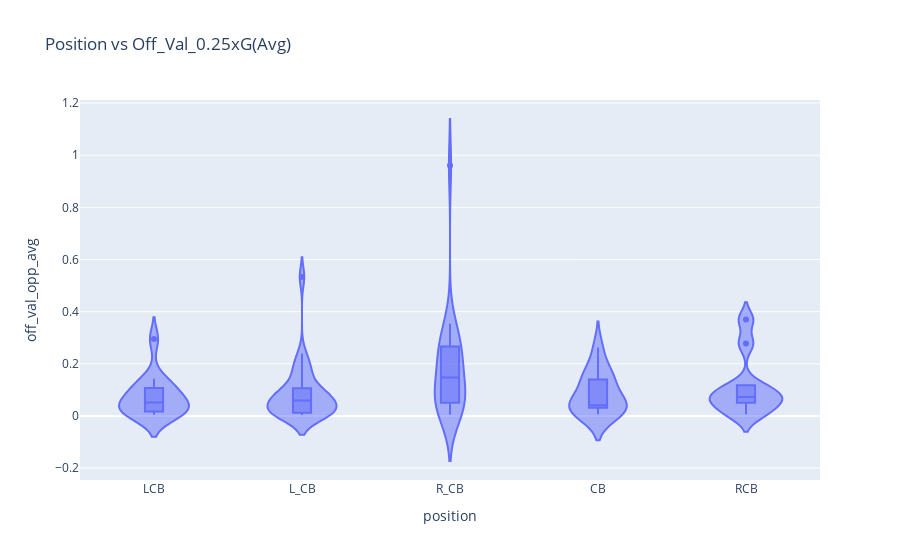

Notebook source saved alongside this figure:
### Code cell
fig = px.violin(df2,
                x='position',
                y='off_val_opp_avg',
                title=r'Position vs Off_Val_0.25xG(Avg)',
                hover_data=['player_name'],
                box=True)
                #points='all')
fig.show()

### Figure 1 — Plotly figure (JSON) as saved in the notebook; plotly's stock layout.template omitted (floating-point values rounded to 4 significant figures)
{"data": [{"alignmentgroup": "True", "box": {"visible": true}, "customdata": [["AaronCresswell"], ["AhmedHegazy"], ["AhmedHegazy"], ["AhmedHegazy"], ["AleksandarDragovic"], ["AlfieMawson"], ["AlfieMawson"], ["AndreasChristensen"], ["AngeloObinzeOgbonna"], ["AntonioRudiger"], ["AntonioRudiger"], ["AshleyWilliams"], ["AymericLaporte"], ["BenMee"], ["BrunoMartinsIndi"], ["CalumChambers"], ["CesarAzpilicuetaTanco"], ["ChrisSmalling"], ["ChrisSmalling"], ["ChrisSmalling"], ["ChristianKabasele"], ["CiaranClark"], ["CiaranClark"], ["ConnorGoldson"], ["DavidLuizMoreiraMarinho"], ["DavinsonSanchezMina"], ["DejanLovren"], ["DejanLovren"], ["EricBertrandBailly"], ["FaustinoMarcosAlbertoRojo"], ["FedericoFernandez"], ["FlorianLejeune"], ["GaryCahill"], ["GaryCahill"], ["GeoffCameron"], ["HarryMaguire"], ["IgnacioMonrealEraso"], ["JamalLascelles"], ["JamesMichaelCollins"], ["JamesTarkowski"], ["JamesTarkowski"], ["JanVertonghen"], ["JanVertonghen"], ["JoelAndreJobMatip"], ["JohnStones"], ["JonnyEvans"], ["JonnyEvans"], ["JoseMigueldaRochaFonte"], ["KevinLong"], ["KurtHappyZouma"], ["KyleBartley"], ["LaurentKoscielny"], ["LaurentKoscielny"], ["LewisDunk"], ["LewisDunk"], ["MamadouSakho"], ["MathiasJattahNjieJorgensen"], ["MayaYoshida"], ["MayaYoshida"], ["MiguelAngelBritosCabrera"], ["NathanAke"], ["NathanAke"], ["NicolasHernanOtamendi"], ["NicolasHernanOtamendi"], ["PerMertesacker"], ["PhilJones"], ["RagnarKlavan"], ["RobHolding"], ["RyanShawcross"], ["RyanShawcross"], ["ScottDann"], ["ScottDann"], ["SeadKolasinac"], ["ShaneDuffy"], ["ShkodranMustafi"], ["ShkodranMustafi"], ["ShkodranMustafi"], ["SteveCook"], ["SteveCook"], ["TimothyFosuMensah"], ["TimothyFosuMensah"], ["TobyAlderweireld"], ["VictorNilssonLindelof"], ["VincentKompany"], ["VirgilvanDijk"], ["VirgilvanDijk"], ["VirgilvanDijk"], ["WesMorgan"], ["WesleyHoedt"], ["WinstonReid"]], "hovertemplate": "position=%{x}<br>off_val_opp_avg=%{y}<br>player_name=%{customdata[0]}<extra></extra>", "legendgroup": "", "marker": {"color": "#636efa"}, "name": "", "offsetgroup": "", "orientation": "v", "scalegroup": "True", "showlegend": false, "type": "violin", "x": ["LCB", "LCB", "L_CB", "R_CB", "R_CB", "LCB", "L_CB", "CB", "CB", "LCB", "RCB", "L_CB", "L_CB", "L_CB", "L_CB", "L_CB", "RCB", "CB", "L_CB", "R_CB", "CB", "LCB", "L_CB", "RCB", "CB", "R_CB", "L_CB", "R_CB", "RCB", "L_CB", "CB", "L_CB", "CB", "LCB", "LCB", "L_CB", "LCB", "R_CB", "RCB", "L_CB", "R_CB", "LCB", "L_CB", "R_CB", "R_CB", "CB", "L_CB", "RCB", "R_CB", "RCB", "R_CB", "LCB", "RCB", "LCB", "L_CB", "L_CB", "R_CB", "RCB", "R_CB", "LCB", "LCB", "L_CB", "L_CB", "R_CB", "CB", "L_CB", "L_CB", "L_CB", "CB", "R_CB", "L_CB", "R_CB", "LCB", "R_CB", "CB", "L_CB", "R_CB", "CB", "R_CB", "RCB", "R_CB", "R_CB", "R_CB", "R_CB", "L_CB", "L_CB", "R_CB", "R_CB", "L_CB", "CB"], "x0": " ", "xaxis": "x", "y": [0.08575, 0.0045, 0.005725, 0.06346, 0.1477, 0.06332, 0.03026, 0.2623, 0.01537, 0.2948, 0.006275, 0.04952, 0.2395, 0.07423, 0.009787, 0.01553, 0.278, 0.03885, 0.04408, 0.04335, 0.04091, 0.008679, 0.0835, 0.3697, 0.1345, 0.09149, 0.007779, 0.05135, 0.1023, 0.01859, 0.1244, 0.1964, 0.04151, 0.1425, 0.03274, 0.1931, 0.1078, 0.2081, 0.08082, 0.005646, 0.04206, 0.07446, 0.0488, 0.2793, 0.2181, 0.006956, 0.1145, 0.05658, 0.08617, 0.009535, 0.9609, 0.006467, 0.05049, 0.03058, 0.0625, 0.09879, 0.3156, 0.1175, 0.2006, 0.1226, 0.03986, 0.003619, 0.5331, 0.05365, 0.1808, 0.0558, 0.08468, 0.09396, 0.1574, 0.04013, 0.07036, 0.2774, 0.01702, 0.2629, 0.0129, 0.006755, 0.3535, 0.03698, 0.03648, 0.06501, 0.06279, 0.205, 0.1896, 0.3044, 0.1493, 0.1567, 0.0491, 0.005331, 0.006425, 0.0754], "y0": " ", "yaxis": "y"}], "layout": {"autosize": true, "legend": {"tracegroupgap": 0}, "title": {"text": "Position vs Off_Val_0.25xG(Avg)"}, "violinmode": "group", "xaxis": {"anchor": "y", "autorange": true, "domain": [0, 1], "range": [-0.5, 4.5], "title": {"text": "position"}, "type": "category"}, "yaxis": {"anchor": "x", "autorange": true, "domain": [0, 1], "range": [-0.2455, 1.212], "title": {"text": "off_val_opp_avg"}, "type": "linear"}}}
